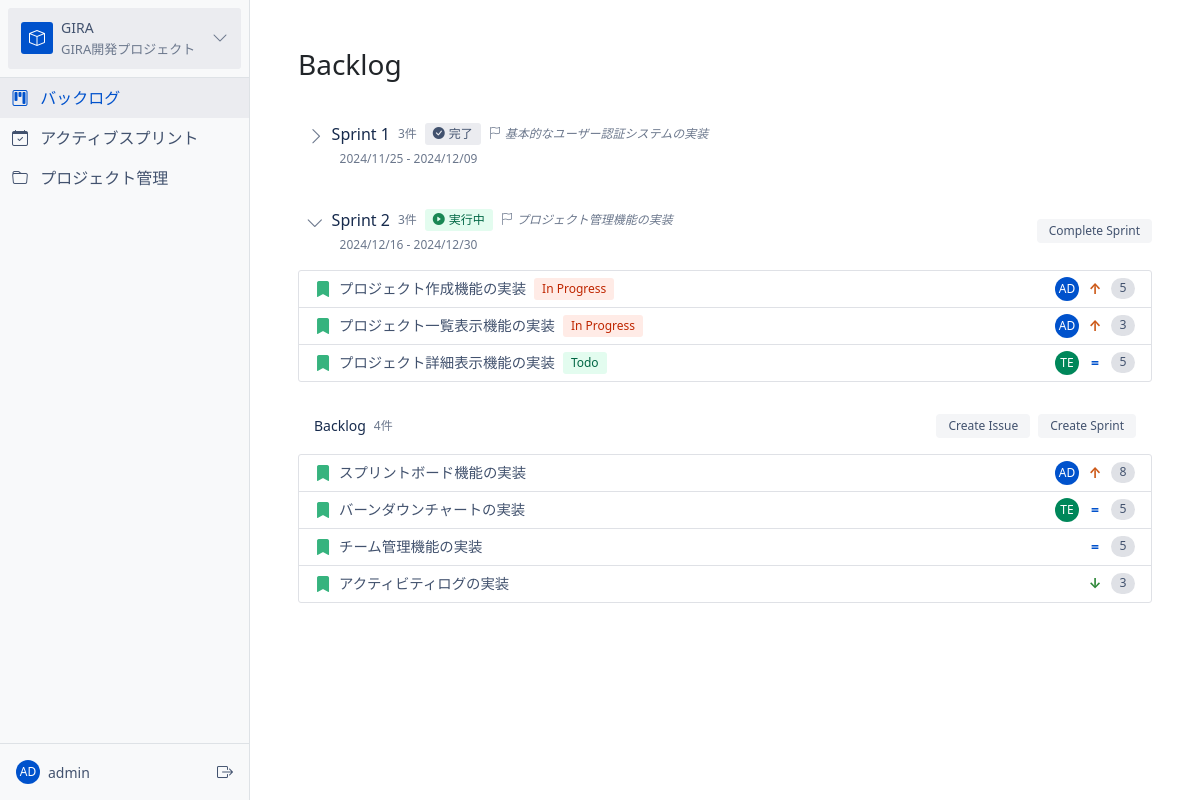
The page /backlog (signed in) on the database as committed earlier.
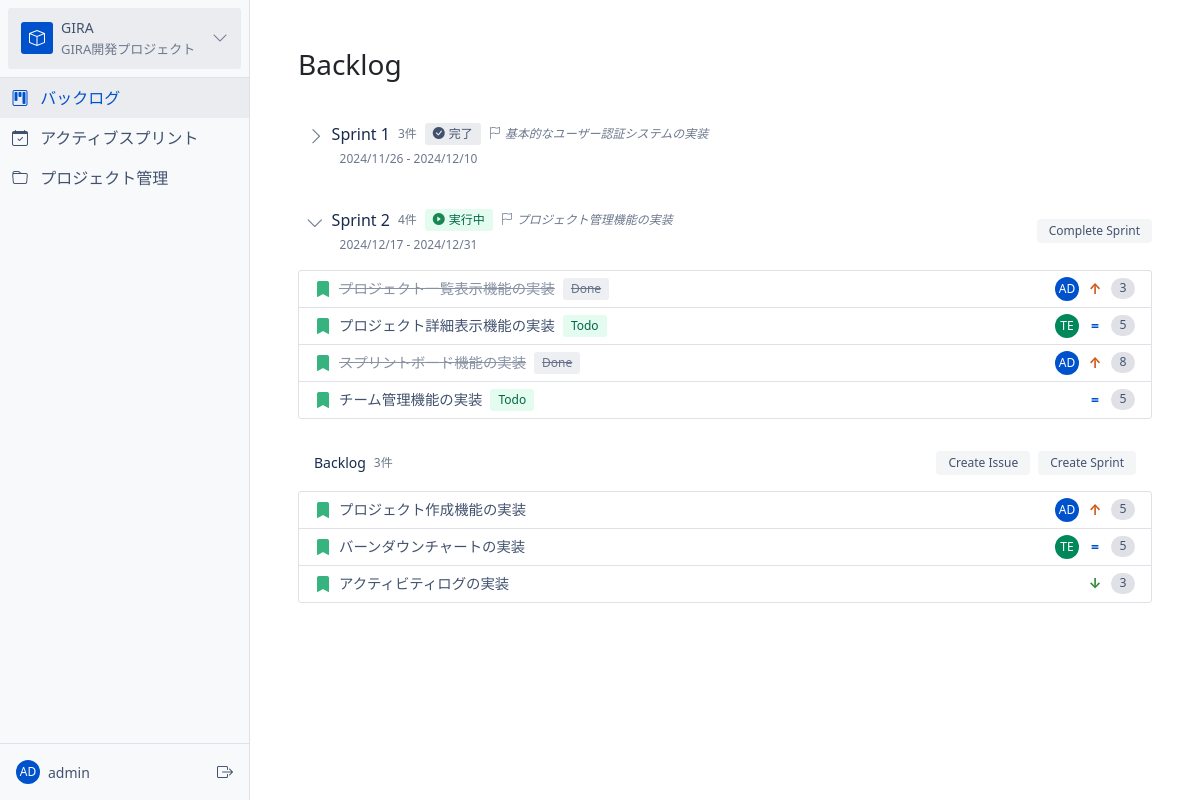
The same page on the database as committed later.
### app/models/sprint.py (models this page shows, shortened)
class Sprint(db.Model):
    __tablename__ = "sprints"
    id = db.Column(db.Integer, primary_key=True)
    name = db.Column(db.String(100), nullable=False)
    start_date = db.Column(db.DateTime)
    end_date = db.Column(db.DateTime)
    status = db.Column(db.String(20), default="planning")  # planning, active, completed
    project_id = db.Column(db.Integer, db.ForeignKey("projects.id"), nullable=False)
    created_at = db.Column(db.DateTime, default=datetime.utcnow)
    updated_at = db.Column(
        db.DateTime, default=datetime.utcnow, onupdate=datetime.utcnow
    )
    goal = db.Column(db.String(255))
    project = db.relationship("Project", backref=db.backref("sprints", lazy=True))

### app/models/story.py (models this page shows, shortened)
class Story(db.Model):
    __tablename__ = "stories"
    PRIORITY_NONE = 0
    PRIORITY_LOW = 1
    PRIORITY_MEDIUM = 2
    PRIORITY_HIGH = 3
    PRIORITY_HIGHEST = 4
    PRIORITY_CHOICES = {
        PRIORITY_NONE: {"name": "None", "color": "#6B778C", "icon": ""},
        PRIORITY_LOW: {"name": "Low", "color": "#2D8738", "icon": "↓"},
        PRIORITY_MEDIUM: {"name": "Medium", "color": "#0052CC", "icon": "="},
        PRIORITY_HIGH: {"name": "High", "color": "#CD5A19", "icon": "↑"},
        PRIORITY_HIGHEST: {"name": "Highest", "color": "#CD1F1F", "icon": "↑↑"},
    }
    KANBAN_TODO = "todo"
    KANBAN_DOING = "doing"
    KANBAN_DONE = "done"
    id = db.Column(db.Integer, primary_key=True)
    title = db.Column(db.String(200), nullable=False)
    description = db.Column(db.Text)
    status = db.Column(db.String(20), default="todo")  # 看板状态：todo, doing, done
    story_points = db.Column(db.Integer)
    priority = db.Column(db.Integer, default=PRIORITY_NONE)
    project_id = db.Column(db.Integer, db.ForeignKey("projects.id"), nullable=False)
    sprint_id = db.Column(db.Integer, db.ForeignKey("sprints.id"))
    assignee_id = db.Column(db.Integer, db.ForeignKey("users.id"))
    created_at = db.Column(db.DateTime, default=datetime.utcnow)
    updated_at = db.Column(
        db.DateTime, default=datetime.utcnow, onupdate=datetime.utcnow
    )
    started_at = db.Column(db.DateTime)  # 開始日時
    completed_at = db.Column(db.DateTime)  # 完了日時
    project = db.relationship("Project", backref=db.backref("stories", lazy=True))
    sprint = db.relationship("Sprint", backref=db.backref("stories", lazy=True))
    assignee = db.relationship(
        "User", backref=db.backref("assigned_stories", lazy=True)
    )
    @property
    def priority_info(self):
        return self.PRIORITY_CHOICES.get(
            self.priority, self.PRIORITY_CHOICES[self.PRIORITY_NONE]
        )

### app/models/user.py (models this page shows, shortened)
class User(UserMixin, db.Model):
    __tablename__ = "users"
    id = db.Column(db.Integer, primary_key=True)
    username = db.Column(db.String(64), unique=True, nullable=False)
    email = db.Column(db.String(120), unique=True, nullable=False)
    first_name = db.Column(db.String(64))
    last_name = db.Column(db.String(64))
    avatar_color = db.Column(db.String(7))  # 存储 HEX 颜色代码，如 #FF0000
    password_hash = db.Column(db.String(128))
    is_active = db.Column(db.Boolean, default=True)
    created_at = db.Column(db.DateTime, default=datetime.utcnow)
    last_login = db.Column(db.DateTime)

### app/views/backlog.py (the view)
@bp.route("/backlog")
@bp.route("/backlog/<int:project_id>")
@login_required
def index(project_id=None):
    try:
        logger.info(f"User {current_user.username} accessing backlog page")
        projects = Project.query.all()
        current_project = None
        users = User.query.filter_by(is_active=True).all()
        logger.debug(f"Found {len(users)} active users")
        if project_id:
            current_project = Project.query.get_or_404(project_id)
            logger.info(
                f"Viewing backlog for project: {current_project.name} (ID: {project_id})"
            )
        elif projects:
            current_project = projects[0]
            logger.info(
                f"No project specified, defaulting to: {current_project.name} (ID: {current_project.id})"
            )
        sprints = []
        backlog_stories = []
        active_sprint = None
        if current_project:
            active_sprint = Sprint.query.filter_by(
                project_id=current_project.id, status="active"
            ).first()
            if active_sprint:
                logger.info(
                    f"Found active sprint: {active_sprint.name} (ID: {active_sprint.id})"
                )
            sprints = (
                Sprint.query.filter_by(project_id=current_project.id)
                .order_by(Sprint.name.asc())  # Sprint 1, Sprint 2, ... の順
                .all()
            )
            logger.debug(
                f"Found {len(sprints)} sprints for project {current_project.name}"
            )
            backlog_stories = (
                Story.query.filter_by(project_id=current_project.id, sprint_id=None)
                .order_by(Story.priority.desc())
                .all()
            )
            logger.debug(f"Found {len(backlog_stories)} stories in backlog")
        else:
            logger.info("No projects found")
        return render_template(
            "backlog/index.html",
            projects=projects,
            current_project=current_project,
            sprints=sprints,
            active_sprint=active_sprint,
            backlog_stories=backlog_stories,
            users=users,
        )
    except Exception as e:
        logger.error(f"Error in backlog index view: {str(e)}", exc_info=True)
        return jsonify({"error": str(e)}), 500

### app/models/user.py (called while the page is built)
@login_manager.user_loader
def load_user(id):
    return db.session.get(User, int(id))

### app/templates/backlog/index.html (shortened to what the changed rows need)
{% extends "base.html" %}
{% block content %}
<div class="d-flex">
    <div class="flex-grow-1 main-content">
        <div class="container-fluid p-4">
            {% if current_project %}
            <div class="row mb-4">
                <div class="col">
                    <h3>Backlog</h3>
                </div>
            </div>
            {% for sprint in sprints %}
            <div class="sprint-section">
                <div class="sprint-header">
                    <div class="sprint-title">
                        <i class="bi bi-chevron-down sprint-toggle" onclick="toggleSprint(this, 'sprint-{{ sprint.id }}')"></i>
                        <div class="sprint-info-container">
                            <div class="d-flex align-items-center">
                                <span class="sprint-name">{{ sprint.name }}</span>
                                <span class="sprint-info ms-2">{{ sprint.stories|length }}件</span>
                                {% if sprint.status == 'active' %}
                                <span class="sprint-status ms-2">
                                    <i class="bi bi-play-circle-fill text-success"></i>
                                    <span class="status-text">実行中</span>
                                </span>
                                {% elif sprint.status == 'completed' %}
                                <span class="sprint-status completed ms-2">
                                    <i class="bi bi-check-circle-fill"></i>
                                    <span class="status-text">完了</span>
                                </span>
                                {% endif %}
                                {% if sprint.goal %}
                                <span class="sprint-goal ms-2">
                                    <i class="bi bi-flag me-1"></i>{{ sprint.goal }}
                                </span>
                                {% endif %}
                            </div>
                            {% if sprint.start_date and sprint.end_date %}
                            <div class="sprint-date">{{ sprint.start_date.strftime('%Y/%m/%d') }} - {{ sprint.end_date.strftime('%Y/%m/%d') }}</div>
                            {% endif %}
                        </div>
                    </div>
                    {% if sprint.status == 'planning' %}
                    <button class="btn btn-sprint" onclick="startSprint({{ sprint.id }})" {% if active_sprint and active_sprint.id != sprint.id %}disabled{% endif %}>
                        Start Sprint
                    </button>
                    {% elif sprint.status == 'active' %}
                    <button class="btn btn-sprint" onclick="completeSprint({{ sprint.id }})">
                        Complete Sprint
                    </button>
                    {% endif %}
                </div>
                <div id="sprint-{{ sprint.id }}" class="story-list">
                    {% for story in sprint.stories %}
                    <div class="story-row {% if story.status == 'done' %}story-done{% endif %}"
                        data-story-id="{{ story.id }}"
                        {% if sprint.status != 'completed' %}
                        onclick="handleStoryClick(event, {{ story.id }}, '{{ story.title }}', '{{ story.description }}', {{ story.story_points or 0 }}, {{ story.assignee_id or 0 }}, {{ story.priority or 0 }})"
                        {% endif %}>
                        <div class="d-flex justify-content-between align-items-center">
                            <div class="d-flex align-items-center">
                                <i class="bi bi-bookmark-fill me-2"></i>
                                <div class="d-flex align-items-center">
                                    <span class="story-title">{{ story.title }}</span>
                                    {% if story.status == 'todo' %}
                                    <span class="story-status status-todo">Todo</span>
                                    {% elif story.status == 'doing' %}
                                    <span class="story-status status-doing">In Progress</span>
                                    {% elif story.status == 'done' %}
                                    <span class="story-status status-done">Done</span>
                                    {% endif %}
                                </div>
                            </div>
                            <div class="d-flex align-items-center gap-2">
                                {% if story.assignee %}
                                <div class="user-avatar" style="background-color: {{ story.assignee.avatar_color }}">
                                    {% if story.assignee.username|length >= 2 %}
                                        {{ story.assignee.username[:2].upper() }}
                                    {% else %}
                                        {{ story.assignee.username[:1].upper() }}
                                    {% endif %}
                                </div>
                                {% endif %}
                                {% if story.priority > 0 %}
                                <div class="priority-icon" style="color: {{ story.priority_info.color }}">
                                    {{ story.priority_info.icon }}
                                </div>
                                {% endif %}
                                <span class="story-points">{{ story.story_points or 0 }}</span>
                            </div>
                        </div>
                    </div>
                    {% endfor %}
                </div>
            </div>
            {% endfor %}
            <div class="backlog-section">
                <div class="backlog-header">
                    <div class="d-flex align-items-center">
                        <span>Backlog</span>
                        <span class="backlog-info ms-2">{{ backlog_stories|length }}件</span>
                    </div>
                    <div class="d-flex gap-2">
                        <button class="btn btn-sprint" data-bs-toggle="modal" data-bs-target="#createStoryModal">
                            Create Issue
                        </button>
                        <button class="btn btn-sprint" data-bs-toggle="modal" data-bs-target="#createSprintModal">
                            Create Sprint
                        </button>
                    </div>
                </div>
                <div class="story-list">
                    {% for story in backlog_stories %}
                    <div class="story-row" data-story-id="{{ story.id }}" onclick="handleStoryClick(event, {{ story.id }}, '{{ story.title }}', '{{ story.description }}', {{ story.story_points or 0 }}, {{ story.assignee_id or 0 }}, {{ story.priority or 0 }})">
                        <div class="d-flex justify-content-between align-items-center">
                            <div class="d-flex align-items-center">
                                <i class="bi bi-bookmark-fill me-2"></i>
                                <span class="story-title">{{ story.title }}</span>
                            </div>
                            <div class="d-flex align-items-center gap-2">
                                {% if story.assignee %}
                                <div class="user-avatar" style="background-color: {{ story.assignee.avatar_color }}">
                                    {% if story.assignee.username|length >= 2 %}
                                        {{ story.assignee.username[:2].upper() }}
                                    {% else %}
                                        {{ story.assignee.username[:1].upper() }}
                                    {% endif %}
                                </div>
                                {% endif %}
                                {% if story.priority > 0 %}
                                <div class="priority-icon" style="color: {{ story.priority_info.color }}">
                                    {{ story.priority_info.icon }}
                                </div>
                                {% endif %}
                                <span class="story-points">{{ story.story_points or 0 }}</span>
                            </div>
                        </div>
                    </div>
                    {% endfor %}
                </div>
            </div>
            {% else %}
            <div class="alert alert-warning">
                プロジェクトが選択されていません
            </div>
            {% endif %}
        </div>
    </div>
</div>
{% endblock %}
{% block extra_css %}
<link rel="stylesheet" href="https://cdn.jsdelivr.net/npm/bootstrap-icons@1.7.2/font/bootstrap-icons.css">
{% endblock %}

Rows that differ between the two databases and show on the page:
no longer on one of the page's lists (row edited): Story: title "スプリントボード機能の実装", assignee "AD", priority_info.icon "↑", story_points "8"
no longer on one of the page's lists (row edited): Story: title "チーム管理機能の実装", priority_info.icon "=", story_points "5"
changed Sprint "Sprint 1": start_date "2024/11/25" → "2024/11/26"; end_date "2024/12/09" → "2024/12/10"
changed Sprint "Sprint 2": stories|length "3" → "4"; start_date "2024/12/16" → "2024/12/17"; end_date "2024/12/30" → "2024/12/31"; gains Story (title "スプリントボード機能の実装", status "Done", assignee "AD", priority_info.icon "↑", story_points "8"); gains Story (title "チーム管理機能の実装", status "Todo", priority_info.icon "=", story_points "5"); loses Story (title "プロジェクト作成機能の実装", status "In Progress", assignee "AD", priority_info.icon "↑", story_points "5")
changed Story "プロジェクト一覧表示機能の実装": status "In Progress" → "Done"
now on one of the page's lists (row edited): Story: title "プロジェクト作成機能の実装", assignee "AD", priority_info.icon "↑", story_points "5"
Other text that changed with them:
{{ backlog_stories|length }}: "4" → "3"
